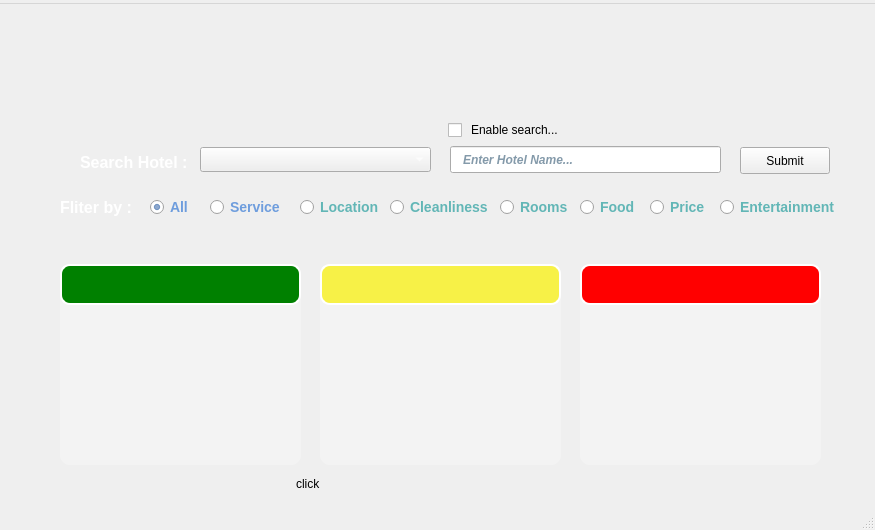
<?xml version="1.0" encoding="UTF-8"?>
<ui version="4.0">
 <class>MainWindow</class>
 <widget class="QMainWindow" name="MainWindow">
  <property name="geometry">
   <rect>
    <x>0</x>
    <y>0</y>
    <width>875</width>
    <height>530</height>
   </rect>
  </property>
  <property name="minimumSize">
   <size>
    <width>875</width>
    <height>530</height>
   </size>
  </property>
  <property name="maximumSize">
   <size>
    <width>875</width>
    <height>530</height>
   </size>
  </property>
  <property name="windowTitle">
   <string>hotel</string>
  </property>
  <property name="styleSheet">
   <string notr="true">color:#fff</string>
  </property>
  <widget class="QWidget" name="centralwidget">
   <property name="minimumSize">
    <size>
     <width>875</width>
     <height>540</height>
    </size>
   </property>
   <property name="maximumSize">
    <size>
     <width>875</width>
     <height>540</height>
    </size>
   </property>
   <widget class="QLabel" name="label">
    <property name="geometry">
     <rect>
      <x>0</x>
      <y>0</y>
      <width>875</width>
      <height>540</height>
     </rect>
    </property>
    <property name="minimumSize">
     <size>
      <width>575</width>
      <height>530</height>
     </size>
    </property>
    <property name="maximumSize">
     <size>
      <width>1000</width>
      <height>600</height>
     </size>
    </property>
    <property name="autoFillBackground">
     <bool>true</bool>
    </property>
    <property name="text">
     <string/>
    </property>
    <property name="alignment">
     <set>Qt::AlignJustify|Qt::AlignVCenter</set>
    </property>
   </widget>
   <widget class="QLabel" name="logo">
    <property name="geometry">
     <rect>
      <x>10</x>
      <y>0</y>
      <width>851</width>
      <height>101</height>
     </rect>
    </property>
    <property name="text">
     <string/>
    </property>
   </widget>
   <widget class="QFrame" name="container">
    <property name="geometry">
     <rect>
      <x>0</x>
      <y>110</y>
      <width>881</width>
      <height>391</height>
     </rect>
    </property>
    <property name="frameShape">
     <enum>QFrame::NoFrame</enum>
    </property>
    <property name="frameShadow">
     <enum>QFrame::Raised</enum>
    </property>
    <widget class="QFrame" name="result_frame">
     <property name="geometry">
      <rect>
       <x>40</x>
       <y>110</y>
       <width>811</width>
       <height>271</height>
      </rect>
     </property>
     <property name="frameShape">
      <enum>QFrame::NoFrame</enum>
     </property>
     <property name="frameShadow">
      <enum>QFrame::Raised</enum>
     </property>
     <widget class="QFrame" name="frame_2">
      <property name="geometry">
       <rect>
        <x>20</x>
        <y>40</y>
        <width>241</width>
        <height>201</height>
       </rect>
      </property>
      <property name="styleSheet">
       <string notr="true">background-color:rgb(255,255,255,70);
border-radius: 10px ;
</string>
      </property>
      <property name="frameShape">
       <enum>QFrame::NoFrame</enum>
      </property>
      <property name="frameShadow">
       <enum>QFrame::Raised</enum>
      </property>
      <widget class="QLabel" name="label_4">
       <property name="geometry">
        <rect>
         <x>0</x>
         <y>0</y>
         <width>241</width>
         <height>41</height>
        </rect>
       </property>
       <property name="styleSheet">
        <string notr="true">font-size:20px;
font-weight:bold;
background-color:green;
border: 2px solid white;
border-radius:10px 10px 1px 1px;</string>
       </property>
       <property name="text">
        <string/>
       </property>
       <property name="alignment">
        <set>Qt::AlignCenter</set>
       </property>
      </widget>
      <widget class="QLabel" name="posnum">
       <property name="geometry">
        <rect>
         <x>10</x>
         <y>50</y>
         <width>221</width>
         <height>20</height>
        </rect>
       </property>
       <property name="styleSheet">
        <string notr="true">color:#000;
font-size:12px;
font-weight:bold;
background-color:rgb(255,0,0,0)
</string>
       </property>
       <property name="text">
        <string/>
       </property>
       <property name="alignment">
        <set>Qt::AlignCenter</set>
       </property>
      </widget>
      <widget class="QLabel" name="posper">
       <property name="geometry">
        <rect>
         <x>10</x>
         <y>70</y>
         <width>211</width>
         <height>101</height>
        </rect>
       </property>
       <property name="styleSheet">
        <string notr="true">color:#1eb521;
font-size:90px;
background-color:rgb(255,0,0,0)</string>
       </property>
       <property name="text">
        <string/>
       </property>
       <property name="alignment">
        <set>Qt::AlignCenter</set>
       </property>
      </widget>
     </widget>
     <widget class="QLabel" name="comment_result">
      <property name="geometry">
       <rect>
        <x>10</x>
        <y>0</y>
        <width>791</width>
        <height>41</height>
       </rect>
      </property>
      <property name="minimumSize">
       <size>
        <width>791</width>
        <height>0</height>
       </size>
      </property>
      <property name="styleSheet">
       <string notr="true">font-size:20px;
font-weight:bold;
color:white;</string>
      </property>
      <property name="text">
       <string/>
      </property>
      <property name="alignment">
       <set>Qt::AlignHCenter|Qt::AlignTop</set>
      </property>
     </widget>
     <widget class="QFrame" name="frame_3">
      <property name="geometry">
       <rect>
        <x>280</x>
        <y>40</y>
        <width>241</width>
        <height>201</height>
       </rect>
      </property>
      <property name="styleSheet">
       <string notr="true">background-color:rgb(255,255,255,70);
border-radius: 10px ;
</string>
      </property>
      <property name="frameShape">
       <enum>QFrame::NoFrame</enum>
      </property>
      <property name="frameShadow">
       <enum>QFrame::Raised</enum>
      </property>
      <widget class="QLabel" name="label_7">
       <property name="geometry">
        <rect>
         <x>0</x>
         <y>0</y>
         <width>241</width>
         <height>41</height>
        </rect>
       </property>
       <property name="styleSheet">
        <string notr="true">font-size:20px;
font-weight:bold;
background-color:#f7f147;
border: 2px solid white;
border-radius:10px 10px 1px 1px;
color:#8e8f91</string>
       </property>
       <property name="text">
        <string/>
       </property>
       <property name="alignment">
        <set>Qt::AlignCenter</set>
       </property>
      </widget>
      <widget class="QLabel" name="neunum">
       <property name="geometry">
        <rect>
         <x>10</x>
         <y>50</y>
         <width>221</width>
         <height>20</height>
        </rect>
       </property>
       <property name="styleSheet">
        <string notr="true">color:#000;
font-size:12px;
font-weight:bold;
background-color:rgb(255,0,0,0)
</string>
       </property>
       <property name="text">
        <string/>
       </property>
       <property name="alignment">
        <set>Qt::AlignCenter</set>
       </property>
      </widget>
      <widget class="QLabel" name="neuper">
       <property name="geometry">
        <rect>
         <x>20</x>
         <y>70</y>
         <width>211</width>
         <height>101</height>
        </rect>
       </property>
       <property name="styleSheet">
        <string notr="true">color:#fff832;
font-size:90px;
 text-shadow: 3px 2px 5px red;
background-color:rgb(255,0,0,0)
</string>
       </property>
       <property name="text">
        <string/>
       </property>
       <property name="alignment">
        <set>Qt::AlignCenter</set>
       </property>
      </widget>
     </widget>
     <widget class="QFrame" name="frame_4">
      <property name="geometry">
       <rect>
        <x>540</x>
        <y>40</y>
        <width>241</width>
        <height>201</height>
       </rect>
      </property>
      <property name="styleSheet">
       <string notr="true">background-color:rgb(255,255,255,70);
border-radius: 10px ;
</string>
      </property>
      <property name="frameShape">
       <enum>QFrame::NoFrame</enum>
      </property>
      <property name="frameShadow">
       <enum>QFrame::Raised</enum>
      </property>
      <widget class="QLabel" name="label_10">
       <property name="geometry">
        <rect>
         <x>0</x>
         <y>0</y>
         <width>241</width>
         <height>41</height>
        </rect>
       </property>
       <property name="styleSheet">
        <string notr="true">font-size:20px;
font-weight:bold;
background-color:red;
border: 2px solid white;
border-radius: 10px;</string>
       </property>
       <property name="text">
        <string/>
       </property>
       <property name="alignment">
        <set>Qt::AlignCenter</set>
       </property>
      </widget>
      <widget class="QLabel" name="negnum">
       <property name="geometry">
        <rect>
         <x>10</x>
         <y>50</y>
         <width>221</width>
         <height>20</height>
        </rect>
       </property>
       <property name="styleSheet">
        <string notr="true">color:#000;
font-size:12px;
font-weight:bold;
background-color:rgb(255,0,0,0)

</string>
       </property>
       <property name="text">
        <string/>
       </property>
       <property name="alignment">
        <set>Qt::AlignCenter</set>
       </property>
      </widget>
      <widget class="QLabel" name="negper">
       <property name="geometry">
        <rect>
         <x>20</x>
         <y>70</y>
         <width>211</width>
         <height>101</height>
        </rect>
       </property>
       <property name="styleSheet">
        <string notr="true">color:red;
font-size:90px;
background-color:rgb(255,0,0,0)
</string>
       </property>
       <property name="text">
        <string/>
       </property>
       <property name="alignment">
        <set>Qt::AlignCenter</set>
       </property>
      </widget>
     </widget>
     <widget class="QLabel" name="click_comment">
      <property name="geometry">
       <rect>
        <x>256</x>
        <y>250</y>
        <width>271</width>
        <height>20</height>
       </rect>
      </property>
      <property name="styleSheet">
       <string notr="true">color:rgb(0, 0, 0)</string>
      </property>
      <property name="text">
       <string>click</string>
      </property>
     </widget>
    </widget>
    <widget class="QFrame" name="search_frame">
     <property name="geometry">
      <rect>
       <x>10</x>
       <y>3</y>
       <width>861</width>
       <height>104</height>
      </rect>
     </property>
     <property name="frameShape">
      <enum>QFrame::NoFrame</enum>
     </property>
     <property name="frameShadow">
      <enum>QFrame::Raised</enum>
     </property>
     <widget class="QRadioButton" name="location">
      <property name="geometry">
       <rect>
        <x>290</x>
        <y>80</y>
        <width>81</width>
        <height>20</height>
       </rect>
      </property>
      <property name="font">
       <font>
        <pointsize>-1</pointsize>
        <weight>75</weight>
        <bold>true</bold>
       </font>
      </property>
      <property name="styleSheet">
       <string notr="true">color:#62b6b6;
font-size:14px;
font-weight: bold;

</string>
      </property>
      <property name="text">
       <string>Location</string>
      </property>
     </widget>
     <widget class="QRadioButton" name="all">
      <property name="geometry">
       <rect>
        <x>140</x>
        <y>80</y>
        <width>51</width>
        <height>20</height>
       </rect>
      </property>
      <property name="font">
       <font>
        <pointsize>-1</pointsize>
        <weight>75</weight>
        <bold>true</bold>
       </font>
      </property>
      <property name="layoutDirection">
       <enum>Qt::LeftToRight</enum>
      </property>
      <property name="autoFillBackground">
       <bool>false</bool>
      </property>
      <property name="styleSheet">
       <string notr="true">color:#6e9ddd;
font-size:14px;
font-weight: bold;</string>
      </property>
      <property name="text">
       <string>All</string>
      </property>
      <property name="checked">
       <bool>true</bool>
      </property>
     </widget>
     <widget class="QLineEdit" name="lineEdit">
      <property name="geometry">
       <rect>
        <x>440</x>
        <y>29</y>
        <width>271</width>
        <height>27</height>
       </rect>
      </property>
      <property name="font">
       <font>
        <weight>75</weight>
        <italic>true</italic>
        <bold>true</bold>
       </font>
      </property>
      <property name="styleSheet">
       <string notr="true">color:#0a3555;
padding-left:10px;
</string>
      </property>
      <property name="inputMask">
       <string/>
      </property>
      <property name="placeholderText">
       <string>Enter Hotel Name...</string>
      </property>
     </widget>
     <widget class="QRadioButton" name="service">
      <property name="geometry">
       <rect>
        <x>200</x>
        <y>80</y>
        <width>71</width>
        <height>20</height>
       </rect>
      </property>
      <property name="font">
       <font>
        <pointsize>-1</pointsize>
        <weight>75</weight>
        <bold>true</bold>
       </font>
      </property>
      <property name="styleSheet">
       <string notr="true">color:#6e9ddd;
font-size:14px;
font-weight: bold;
</string>
      </property>
      <property name="text">
       <string>Service</string>
      </property>
     </widget>
     <widget class="QRadioButton" name="food">
      <property name="geometry">
       <rect>
        <x>570</x>
        <y>80</y>
        <width>61</width>
        <height>20</height>
       </rect>
      </property>
      <property name="font">
       <font>
        <pointsize>-1</pointsize>
        <weight>75</weight>
        <bold>true</bold>
       </font>
      </property>
      <property name="styleSheet">
       <string notr="true">color:#62b6b6;
font-size:14px;
font-weight: bold;

</string>
      </property>
      <property name="text">
       <string>Food</string>
      </property>
     </widget>
     <widget class="QRadioButton" name="entertainment">
      <property name="geometry">
       <rect>
        <x>710</x>
        <y>80</y>
        <width>121</width>
        <height>20</height>
       </rect>
      </property>
      <property name="font">
       <font>
        <pointsize>-1</pointsize>
        <weight>75</weight>
        <bold>true</bold>
       </font>
      </property>
      <property name="styleSheet">
       <string notr="true">color:#62b6b6;
font-size:14px;
font-weight: bold;

</string>
      </property>
      <property name="text">
       <string>Entertainment</string>
      </property>
     </widget>
     <widget class="QLabel" name="search">
      <property name="geometry">
       <rect>
        <x>70</x>
        <y>30</y>
        <width>111</width>
        <height>31</height>
       </rect>
      </property>
      <property name="font">
       <font>
        <pointsize>-1</pointsize>
        <weight>75</weight>
        <bold>true</bold>
       </font>
      </property>
      <property name="acceptDrops">
       <bool>false</bool>
      </property>
      <property name="styleSheet">
       <string notr="true">color:#fff;
font-size:16px;
font-weight: bold;
</string>
      </property>
      <property name="frameShadow">
       <enum>QFrame::Plain</enum>
      </property>
      <property name="text">
       <string>Search Hotel : </string>
      </property>
      <property name="textFormat">
       <enum>Qt::AutoText</enum>
      </property>
     </widget>
     <widget class="QLabel" name="label_5">
      <property name="geometry">
       <rect>
        <x>461</x>
        <y>4</y>
        <width>121</width>
        <height>18</height>
       </rect>
      </property>
      <property name="styleSheet">
       <string notr="true">color:rgb(0, 0, 0)</string>
      </property>
      <property name="text">
       <string>Enable search...</string>
      </property>
     </widget>
     <widget class="QLabel" name="label_2">
      <property name="geometry">
       <rect>
        <x>50</x>
        <y>80</y>
        <width>71</width>
        <height>20</height>
       </rect>
      </property>
      <property name="font">
       <font>
        <pointsize>-1</pointsize>
        <weight>75</weight>
        <bold>true</bold>
       </font>
      </property>
      <property name="styleSheet">
       <string notr="true">color:rgb(255, 255, 255);
font-size:16px;
font-weight: bold;</string>
      </property>
      <property name="text">
       <string>Fliter by :</string>
      </property>
     </widget>
     <widget class="QPushButton" name="submit">
      <property name="geometry">
       <rect>
        <x>730</x>
        <y>30</y>
        <width>90</width>
        <height>27</height>
       </rect>
      </property>
      <property name="styleSheet">
       <string notr="true">color:#000</string>
      </property>
      <property name="text">
       <string>Submit</string>
      </property>
     </widget>
     <widget class="QRadioButton" name="clean">
      <property name="geometry">
       <rect>
        <x>380</x>
        <y>80</y>
        <width>101</width>
        <height>20</height>
       </rect>
      </property>
      <property name="font">
       <font>
        <pointsize>-1</pointsize>
        <weight>75</weight>
        <bold>true</bold>
       </font>
      </property>
      <property name="styleSheet">
       <string notr="true">color:#62b6b6;
font-size:14px;
font-weight: bold;

</string>
      </property>
      <property name="text">
       <string>Cleanliness</string>
      </property>
     </widget>
     <widget class="QRadioButton" name="price">
      <property name="geometry">
       <rect>
        <x>640</x>
        <y>80</y>
        <width>61</width>
        <height>20</height>
       </rect>
      </property>
      <property name="font">
       <font>
        <pointsize>-1</pointsize>
        <weight>75</weight>
        <bold>true</bold>
       </font>
      </property>
      <property name="styleSheet">
       <string notr="true">color:#62b6b6;
font-size:14px;
font-weight: bold;

</string>
      </property>
      <property name="text">
       <string>Price</string>
      </property>
     </widget>
     <widget class="QComboBox" name="list_hotels">
      <property name="geometry">
       <rect>
        <x>190</x>
        <y>30</y>
        <width>231</width>
        <height>25</height>
       </rect>
      </property>
     </widget>
     <widget class="QRadioButton" name="rooms">
      <property name="geometry">
       <rect>
        <x>490</x>
        <y>80</y>
        <width>71</width>
        <height>20</height>
       </rect>
      </property>
      <property name="font">
       <font>
        <pointsize>-1</pointsize>
        <weight>75</weight>
        <bold>true</bold>
       </font>
      </property>
      <property name="styleSheet">
       <string notr="true">color:#62b6b6;
font-size:14px;
font-weight: bold;

</string>
      </property>
      <property name="text">
       <string>Rooms</string>
      </property>
     </widget>
     <widget class="QCheckBox" name="enable_search">
      <property name="geometry">
       <rect>
        <x>438</x>
        <y>3</y>
        <width>21</width>
        <height>20</height>
       </rect>
      </property>
      <property name="text">
       <string/>
      </property>
     </widget>
    </widget>
   </widget>
  </widget>
  <widget class="QMenuBar" name="menubar">
   <property name="geometry">
    <rect>
     <x>0</x>
     <y>0</y>
     <width>875</width>
     <height>21</height>
    </rect>
   </property>
   <widget class="QMenu" name="menuGergreg">
    <property name="title">
     <string/>
    </property>
   </widget>
   <addaction name="menuGergreg"/>
  </widget>
  <widget class="QStatusBar" name="statusbar"/>
 </widget>
 <resources/>
 <connections/>
</ui>
